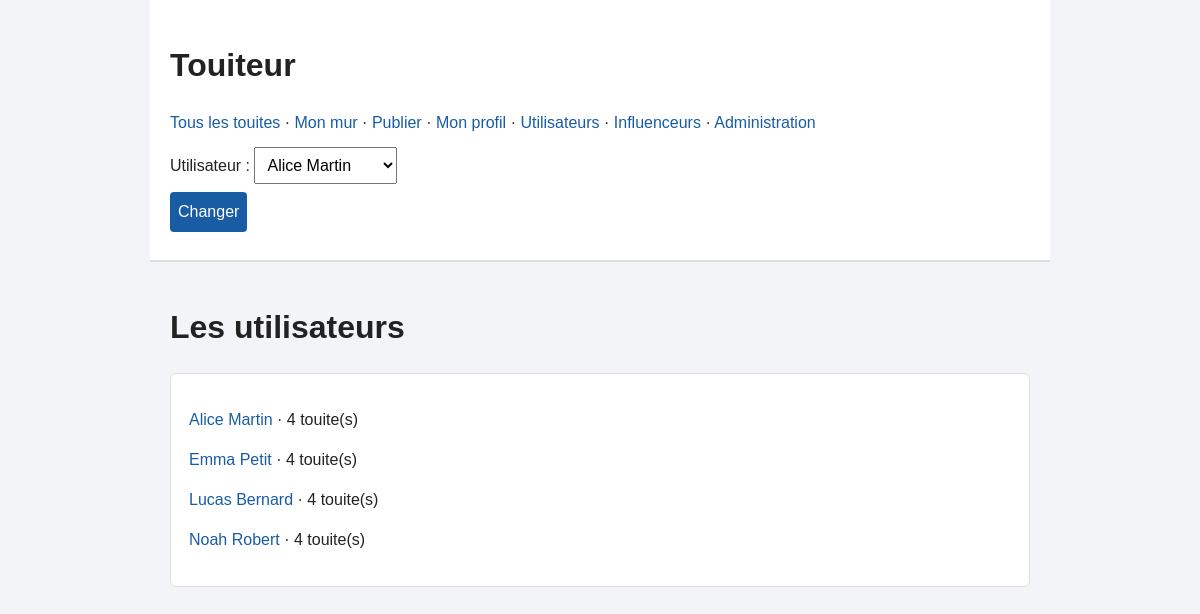
Before: /index.php?action=users with the older database file.
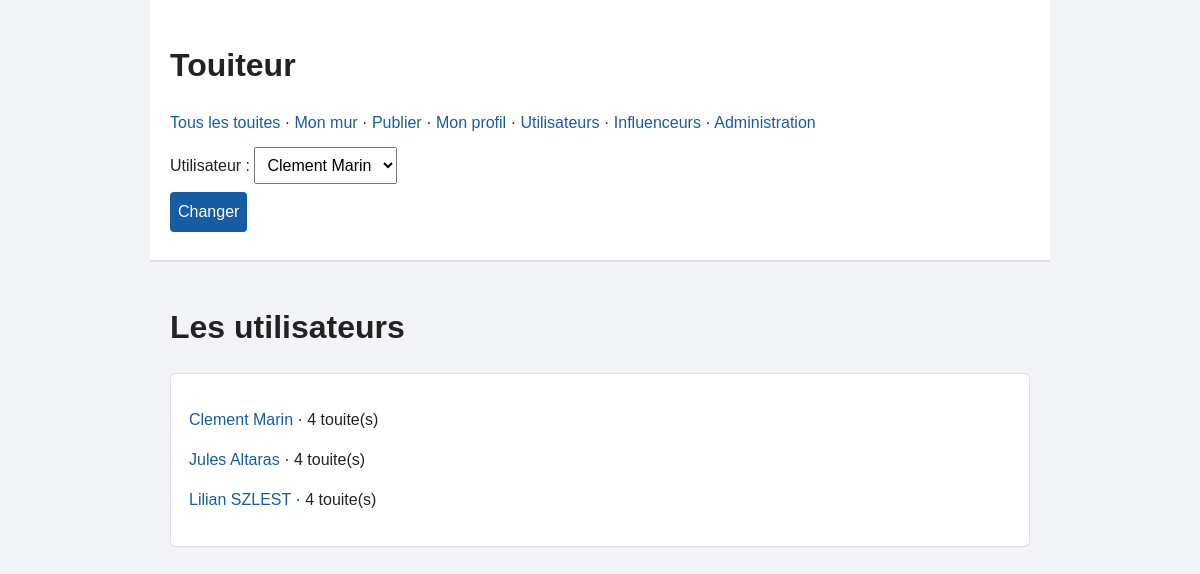
After: the same page with the newer database file.
### tables this page shows
CREATE TABLE UTILISATEUR (
    id_utilisateur INT,
    nom VARCHAR(50),
    prenom VARCHAR(50),
    email VARCHAR(100),
    nb_touites INT DEFAULT 0,

    CONSTRAINT pk_utilisateur PRIMARY KEY (id_utilisateur),
    CONSTRAINT uq_utilisateur_email UNIQUE (email)
);

### index.php (called while the page is built, shortened)
<?php
$dispatcher = new Dispatcher();
$dispatcher->run();

### classes/config/Connexion.php (called while the page is built, shortened)
<?php
class Connexion
{
    private static ?\PDO $pdo = null;
    public static function obtenir(): ?\PDO
    {
        if (self::$pdo !== null) {
            return self::$pdo;
        }
        $config = parse_ini_file(__DIR__ . '/touiteur.ini');
        $dsn = 'mysql:host=' . $config['host'] . ';port=' . $config['port'];
        $dsn .= ';dbname=' . $config['database'] . ';charset=utf8mb4';
        try {
            $pdo = new \PDO($dsn, $config['username'], $config['password']);
            $pdo->setAttribute(\PDO::ATTR_ERRMODE, \PDO::ERRMODE_EXCEPTION);
            $pdo->setAttribute(\PDO::ATTR_DEFAULT_FETCH_MODE, \PDO::FETCH_ASSOC);
            foreach (['TAG', 'IMAGE', 'SUIVRE', 'ABONNEMENT_TAG', 'TOUITE_TAG'] as $table) {
                $pdo->query('SELECT * FROM ' . $table . ' LIMIT 1');
            }
            $pdo->query('SELECT * FROM TOUITE LIMIT 1');
            $pdo->exec("SET time_zone = '" . date('P') . "'");
            self::$pdo = $pdo;
            return $pdo;
        } catch (\PDOException $e) {
            die('Erreur BDD : ' . htmlspecialchars($e->getMessage()));
        }
    }
}

### classes/repository/Repository.php (called while the page is built, shortened)
<?php
class Repository
{
    public function __construct()
    {
        $this->pdo = Connexion::obtenir();
    }
}

### classes/repository/UtilisateurRepository.php (called while the page is built, shortened)
<?php
class UtilisateurRepository extends Repository {
    public function tous(): array {
        $sql     = 'SELECT id_utilisateur FROM UTILISATEUR ORDER BY prenom, nom';
        $requete = $this->pdo->prepare($sql);
        $requete->execute();
        $lignes = $requete->fetchAll();
        $resultat = [];
        foreach ($lignes as $ligne) {
            $resultat[] = $this->trouver($ligne['id_utilisateur']);
        }
        return $resultat;
    }
    public function trouver(int $id): Utilisateur {
        $sql     = 'SELECT * FROM UTILISATEUR WHERE id_utilisateur = ?';
        $requete = $this->pdo->prepare($sql);
        $requete->execute([$id]);
        $ligne = $requete->fetch();
        return new Utilisateur($id, (string) $ligne['nom'], (string) $ligne['prenom'],
        (string) $ligne['email'], (int) $ligne['nb_touites']);
    }
}

### classes/classes principales/Utilisateur.php (called while the page is built, shortened)
<?php
class Utilisateur
{
    public string $nom;
    public string $prenom;
    public function __construct(int $id, string $nom, string $prenom, string $email, int $nbTouites)
    {
        $this->id = $id;
        $this->nom = $nom;
        $this->prenom = $prenom;
        $this->nbTouites = $nbTouites;
    }
    public function nomComplet(): string
    {
        return $this->prenom . " " . $this->nom;
    }
}

### classes/action/ListerUtilisateursAction.php (the view, shortened to what this page needs)
<?php
class ListerUtilisateursAction extends Action {
    public function execute(): string {
        $repo         = new UtilisateurRepository();
        $utilisateurs = $repo->tous();
        $html         = '<h1>Les utilisateurs</h1>
            <section class="card">';
        foreach ($utilisateurs as $u) {
            $html .= '<p>
                <a href="?action=author&id=' . $u->id . '">' . htmlspecialchars($u->nomComplet()) . '</a>';
                $html .= ' · ' . $u->nbTouites . ' touite(s)
                    </p>';
            }
            return $html . '
                </section>';
        }
    }

### classes/dispatcher/Dispatcher.php (shortened to what this page needs)
<?php
class Dispatcher
{
    public function run(): void
    {
        $utilisateurRepository = new UtilisateurRepository();
        $utilisateurs = $utilisateurRepository->tous();
        try {
            $nom = Action::texte('action', $_GET);
            switch ($nom) {
                case 'users': $action = new ListerUtilisateursAction(); break;
            }
            $contenu = $action->execute();
        } catch (\DomainException $e) {
            if (http_response_code() < 400) {
                http_response_code(400);
            }
            $contenu = '<h1>Action impossible</h1><p class="error">' . htmlspecialchars($e->getMessage()) . '</p>';
        } catch (\Throwable $e) {
            error_log((string) $e);
            http_response_code(500);
            $contenu = '<h1>Erreur</h1><p>Cette opération n’a pas pu être enregistrée. Vérifiez les tables dans phpMyAdmin.</p>';
        }
        $page = new PageRenderer($contenu);
        echo $page->render();
    }
}

### classes/renderer/PageRenderer.php (shortened to what this page needs)
<?php
class PageRenderer
{
    private string $contenu;
    public function __construct(string $contenu)
    {
        $this->contenu = $contenu;
    }
    public function render(): string
    {
        $repo = new UtilisateurRepository();
        $utilisateurs = $repo->tous();
        ?>
        <!DOCTYPE html>
        <html lang="fr">
        <link rel="stylesheet" href="CSS/style.css">
        <body>
            <header>
                <h1>Touiteur</h1>
                <nav>
                    <a href="?action=all">Tous les touites</a> · <a href="?action=wall">Mon mur</a> ·
                    <a href="?action=publish">Publier</a> · <a href="?action=profile">Mon profil</a> ·
                    <a href="?action=users">Utilisateurs</a> · <a href="?action=influencers">Influenceurs</a> ·
                    <a href="admin.php">Administration</a>
                </nav>
                <form method="post" action="?action=choose">
                    <label>Utilisateur : <select id="user" name="user_id">
                            <?php foreach ($utilisateurs as $u): ?>
                                <option value="<?= $u->id ?>" <?php if ($u->id === (int) $_SESSION['user_id']) {
                                      echo 'selected';
                                  } ?>>
                                    <?= htmlspecialchars($u->nomComplet()) ?>
                                </option>
                            <?php endforeach; ?>
                        </select></label>
                    <button>Changer</button>
                </form>
            </header>
            <main>
                <?= $this->contenu ?>
            </main>
        </body>
        </html>
        <?php
        return ob_get_clean();
    }
}

### CSS/style.css (style rules this page uses)
* { box-sizing: border-box; }
body { margin: 0; background: #f2f4f7; color: #222; font-family: Arial, sans-serif; line-height: 1.5; }
header, main { max-width: 900px; margin: auto; padding: 20px; }
header { background: white; border-bottom: 2px solid #ddd; }
a { color: #185ca4; text-decoration: none; }
.card, table { background: white; padding: 18px; margin: 16px 0; border: 1px solid #ddd; border-radius: 6px; }
label { display: block; margin-top: 12px; }
input, select, textarea, button { font: inherit; padding: 8px; max-width: 100%; }
button { background: #185ca4; color: white; border: 0; border-radius: 4px; cursor: pointer; margin: 8px 0; }

Changed rows visible on the page:
removed utilisateur: $u->nomComplet() "Noah Robert", nb_touites "4"
changed utilisateur: $u->nomComplet() "Lucas Bernard" → "Clement Marin"; moves up the list
changed utilisateur: $u->nomComplet() "Alice Martin" → "Jules Altaras"
changed utilisateur: $u->nomComplet() "Emma Petit" → "Lilian SZLEST"
Other visible differences:
form field user_id: "Alice Martin" → "Clement Marin"
